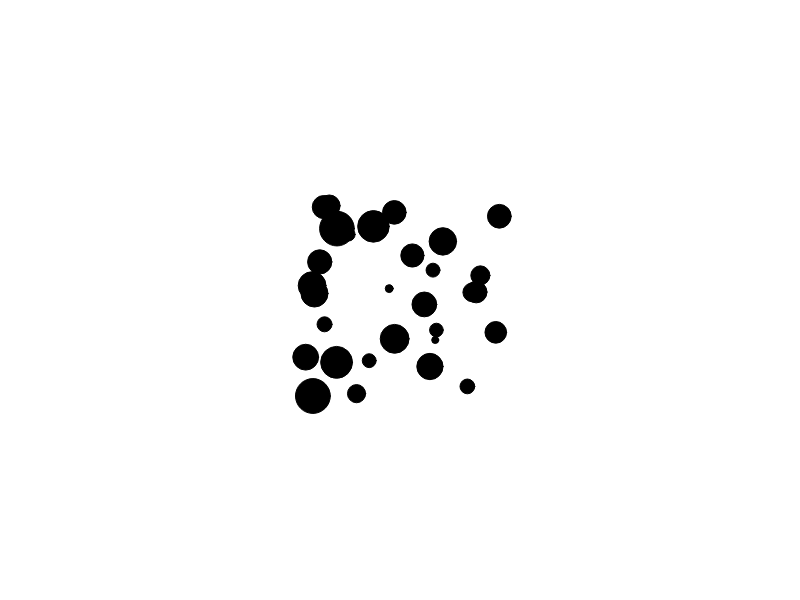
Frame 1 (no input)
Frame 60 (no input): identical to frame 1, image omitted
Frame 120 (the mouse pressed at the canvas centre since frame 60): identical to frame 1, image omitted

The p5.js sketch that drew this single still picture (run headless with seeded random() and noise() and a simulated clock; from frame 60 on, the mouse is pressed at the canvas centre):

// p5.js sketch
// ── sketch.js
/*
	* @name Acceleration Ball Bounce
	* @description Move an ellipse around based on accelerationX and accelerationY values, and bounces when touch the edge of the canvas.
*/

var balls = [];

var vMultiplier = 0.007;
var bMultiplier = 0.6;

function setup() {
    createCanvas(displayWidth, displayHeight);
	//background(255); // pour jeu où il faut recouvrir toute une zone , ou ne pas recouvrir
	for (var i=0;i<30;i++){
		var ball = new Ball();
		balls[i] = ball;
	}
    fill(0);
}

function draw() {
    background(255);
	for (var i=0;i<balls.length;i++){
		var ball = balls[i];
		ball.move();
		ball.display();
	}
	
}


function Ball(){
	// Position Variables
	this.x = displayWidth /2+random(-100,100);
	this.y = displayHeight /2+random(-100,100);
	// Speed - Velocity
	this.vx = 0;
	this.vy = 0; 
	// Acceleration
	this.ax = 0;
	this.ay = 0;
	// Mass
	this.mass = random(5,35);
	
	console.log(this);
	
	
	this.move = function() {
		
		//ax = accelerationX;
		//ay = accelerationY;
		//Acceleration inversement proportionnelle au poids
		this.ax = rotationX*this.mass/10;
		this.ay = rotationY*this.mass/10;
		
		this.vx = this.vx + this.ay;
		this.vy = this.vy + this.ax;
		this.y = this.y + this.vy * vMultiplier; 
		this.x = this.x + this.vx * vMultiplier;
		
		// Bounce when touch the edge of the canvas
		if (this.x < 0) { 
			this.x = 0; 
			this.vx = -this.vx * bMultiplier; 
		}
		if (this.y < 0) { 
			this.y = 0; 
			this.vy = -this.vy * bMultiplier; 
		}
		if (this.x > width - 20) { 
			this.x = width - 20; 
			this.vx = -this.vx * bMultiplier; 
		}
		if (this.y > height - 20) { 
			this.y = height - 20; 
			this.vy = -this.vy * bMultiplier; 
		}	
	}
	
	this.display = function(){
		ellipse(this.x, this.y, this.mass, this.mass);
	}	
}
